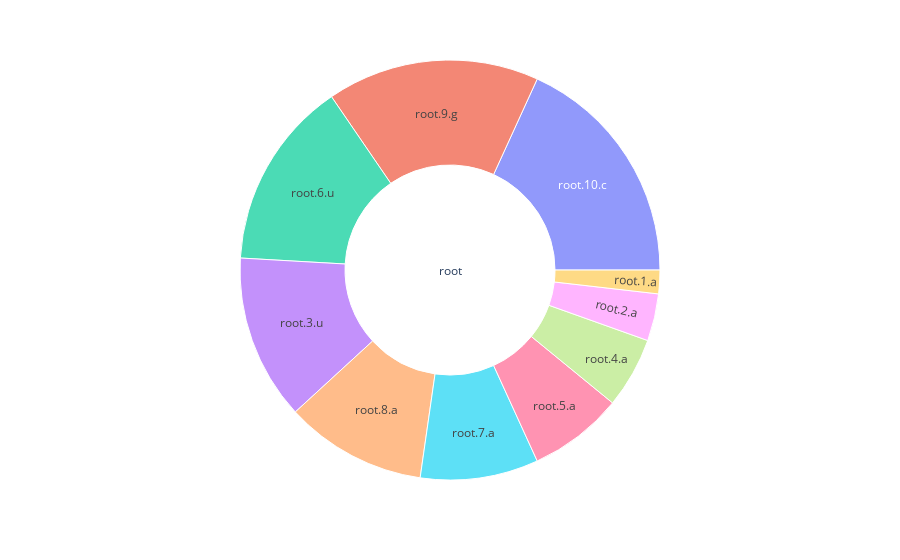

Notebook code for this chart:
### Markdown cell above
## 3. Tree plots

### Code cell
# Create a Sunburst (Tree-Like) visualization
fig = px.sunburst(data, names='id', parents='parent', values='value')
fig.show()

### Figure 1 — Plotly figure (JSON) as saved in the notebook; plotly's stock layout.template omitted (floating-point values rounded to 4 significant figures)
{"data": [{"domain": {"x": [0, 1], "y": [0, 1]}, "hovertemplate": "id=%{label}<br>value=%{value}<br>parent=%{parent}<extra></extra>", "labels": ["root", "root.1.a", "root.2.a", "root.4.a", "root.5.a", "root.7.a", "root.8.a", "root.3.u", "root.6.u", "root.9.g", "root.10.c"], "name": "", "parents": [null, "root", "root", "root", "root", "root", "root", "root", "root", "root", "root"], "type": "sunburst", "values": [0, 1, 2, 3, 4, 5, 6, 7, 8, 9, 10]}], "layout": {"legend": {"tracegroupgap": 0}, "margin": {"t": 60}}}
